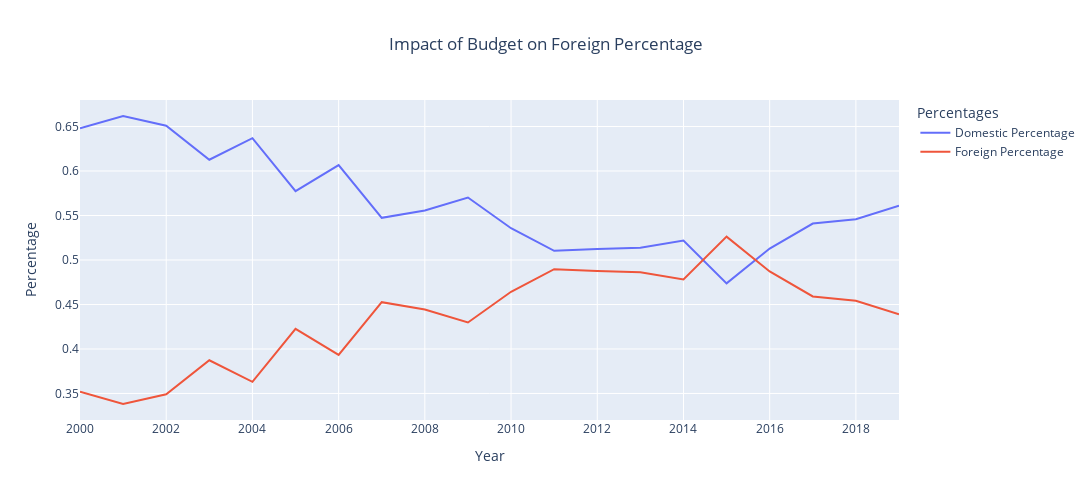

Notebook code for this chart:
### Markdown cell above
## Factor

### Code cell
fig_year_plot = generate_year_plot(df)

### Figure 1 — Plotly figure (JSON) as saved in the notebook; plotly's stock layout.template omitted (floating-point values rounded to 4 significant figures)
{"data": [{"hovertemplate": "Percentages=Domestic Percentage<br>Year=%{x}<br>Percentage=%{y}<extra></extra>", "legendgroup": "Domestic Percentage", "line": {"color": "#636efa", "dash": "solid"}, "marker": {"symbol": "circle"}, "mode": "lines", "name": "Domestic Percentage", "orientation": "v", "showlegend": true, "type": "scatter", "x": [2000, 2001, 2002, 2003, 2004, 2005, 2006, 2007, 2008, 2009, 2010, 2011, 2012, 2013, 2014, 2015, 2016, 2017, 2018, 2019], "xaxis": "x", "y": [0.6481, 0.6618, 0.6509, 0.6127, 0.6369, 0.5773, 0.6067, 0.5474, 0.5557, 0.5703, 0.5357, 0.5103, 0.5123, 0.5139, 0.5219, 0.4737, 0.5129, 0.541, 0.5457, 0.5611], "yaxis": "y"}, {"hovertemplate": "Percentages=Foreign Percentage<br>Year=%{x}<br>Percentage=%{y}<extra></extra>", "legendgroup": "Foreign Percentage", "line": {"color": "#EF553B", "dash": "solid"}, "marker": {"symbol": "circle"}, "mode": "lines", "name": "Foreign Percentage", "orientation": "v", "showlegend": true, "type": "scatter", "x": [2000, 2001, 2002, 2003, 2004, 2005, 2006, 2007, 2008, 2009, 2010, 2011, 2012, 2013, 2014, 2015, 2016, 2017, 2018, 2019], "xaxis": "x", "y": [0.3519, 0.3382, 0.3491, 0.3873, 0.3631, 0.4227, 0.3933, 0.4526, 0.4443, 0.4297, 0.4643, 0.4897, 0.4877, 0.4861, 0.4781, 0.5263, 0.4871, 0.459, 0.4543, 0.4389], "yaxis": "y"}], "layout": {"height": 500, "legend": {"title": {"text": "Percentages"}, "tracegroupgap": 0}, "title": {"text": "Impact of Budget on Foreign Percentage", "x": 0.5, "xanchor": "center"}, "width": 1100, "xaxis": {"anchor": "y", "domain": [0, 1], "title": {"text": "Year"}}, "yaxis": {"anchor": "x", "domain": [0, 1], "title": {"text": "Percentage"}}}}
